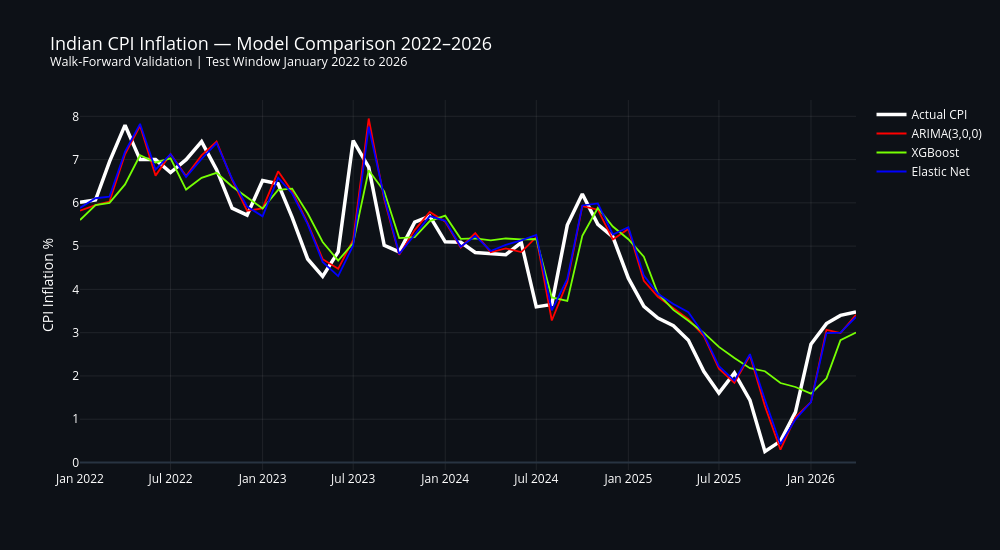

Notebook cell for this chart:
### Code cell
# Cell 5 — comparison chart
fig = go.Figure()

fig.add_trace(go.Scatter(
    x=arima_validator.actuals.index,
    y=arima_validator.actuals.values,
    name='Actual CPI',
    line=dict(color='white', width=3.5)
))
fig.add_trace(go.Scatter(
    x=arima_validator.predictions.index,
    y=arima_validator.predictions.values,
    name='ARIMA(3,0,0)',
    line=dict(color='red', width=1.8)
))
fig.add_trace(go.Scatter(
    x=validator_xgb.predictions.index,
    y=validator_xgb.predictions.values,
    name='XGBoost',
    line=dict(color='#76FF03', width=1.8)
))
fig.add_trace(go.Scatter(
    x=validator_en.predictions.index,
    y=validator_en.predictions.values,
    name='Elastic Net',
    line=dict(color='blue', width=1.8)
))

fig.update_layout(
    title=dict(
        text='Indian CPI Inflation — Model Comparison 2022–2026<br>'
             '<sup>Walk-Forward Validation | Test Window January 2022 to 2026</sup>',
        font=dict(size=18, color='white'),
        x=0.05
    ),
    paper_bgcolor='#0D1117',
    plot_bgcolor='#0D1117',
    template='plotly_dark',
    height=550,
    width=1000,
    font=dict(color='white'),
    yaxis=dict(
        title='CPI Inflation %',
        gridcolor='rgba(255,255,255,0.08)'
    ),
    xaxis=dict(gridcolor='rgba(255,255,255,0.08)')
)

fig.show()
